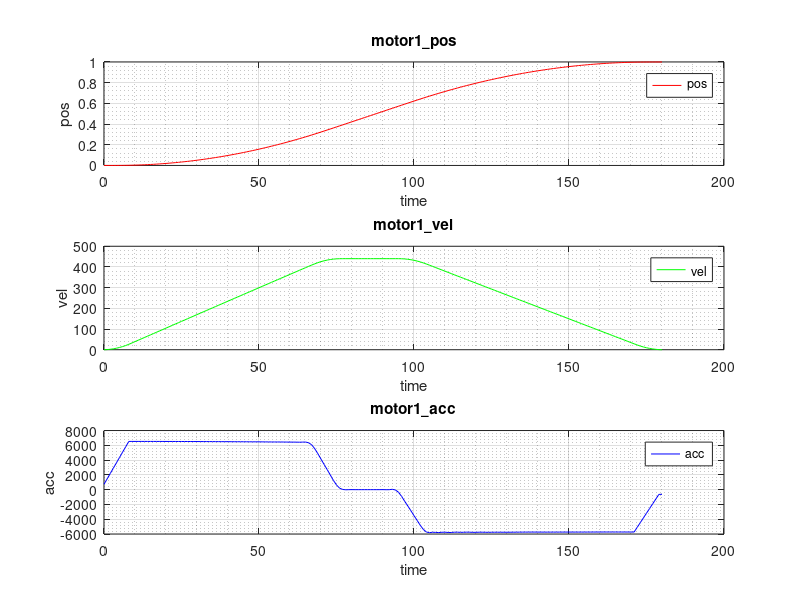

Reproduce this figure in MATLAB.
clf;clear;close all; clc;

rad2deg=44;
load('CubicSpline.txt')
% 
T=CubicSpline(:,1);
A1_pos=CubicSpline(:,2);
A1_vel=CubicSpline(:,3);
A1_acc=CubicSpline(:,4);

% 
% 
figure(1)
subplot(3,1,1);
plot(T,A1_pos,'r');
legend('pos');
xlabel('time');
ylabel('pos');
title('motor1\_pos');
grid on;
grid minor;

subplot(3,1,2);
plot(T,A1_vel*rad2deg,'g');
legend('vel');
xlabel('time');
ylabel('vel');
title('motor1\_vel');
grid on;
grid minor;

subplot(3,1,3);
plot(T,A1_acc*rad2deg,'b');
legend('acc');
xlabel('time');
ylabel('acc');
title('motor1\_acc');
grid on;
grid minor;
